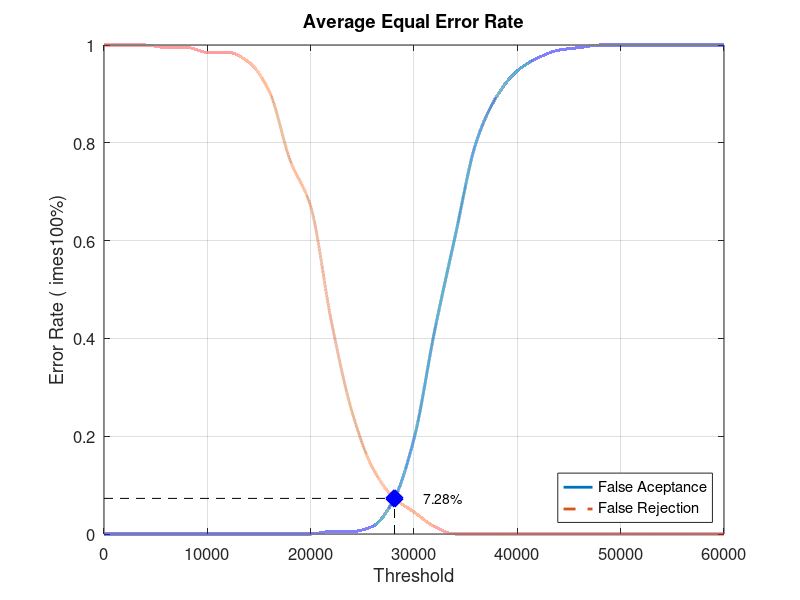
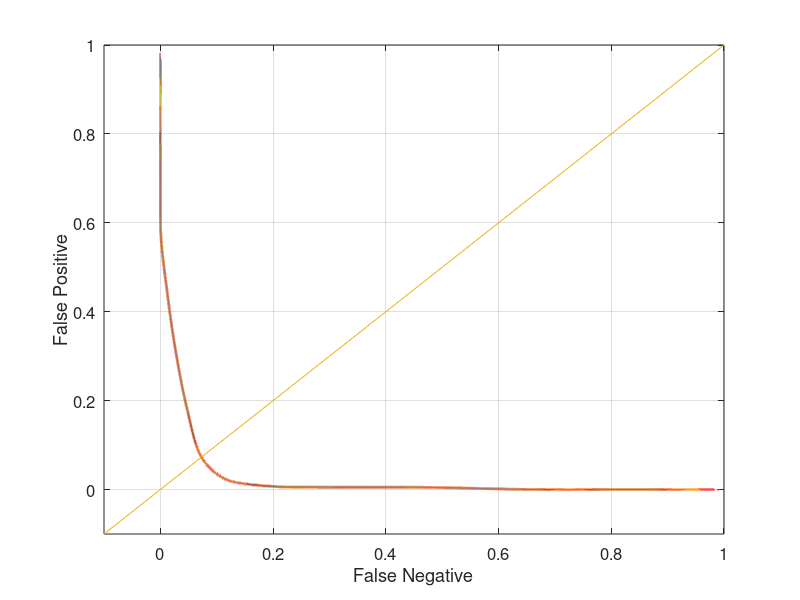

These charts were generated, in order, by the following MATLAB code:
close all;
clear;
clc;
x = 0:2000:60000;
xq = 0:0.5:60000;

y0 = [0 0 0 0 0 0 0 0 0 0 0 0.00526316 0.00526316 0.0157895 0.0684211 0.194737 0.415789 0.610526 0.8 0.894737 0.947368 0.973684 0.989474 0.994737 1 1 1 1 1 1 1]
yy0 = interp1(x, y0, xq, 'pchip');
y1 = [1 1 1 0.995 0.995 0.985 0.985 0.965 0.905 0.765 0.67 0.435 0.25 0.135 0.075 0.045 0.015 0 0 0 0 0 0 0 0 0 0 0 0 0 0]
yy1 = interp1(x, y1, xq, 'pchip');

% Calculating EER: 
y2 = abs(y0 - y1);
find(y2 == min(y2))
yy2 = abs(yy0 - yy1);
xEER = find(yy2 == min(yy2));
xEERIndex = xq(xEER) % X-axis EER
yEER = yy0(xEER) % Y-axis EER

main = figure
plot(xq, yy0,'-','LineWidth', 2);	hold on
plot(xq, yy1,'--','LineWidth', 2);	hold on
plot([xEERIndex xEERIndex], [0 yEER], 'k--');	hold on
plot([0 xEERIndex], [yEER yEER], 'k--');	hold on
plot(xEERIndex, yEER, 'bx', 'LineWidth', 10);	hold on
text(xEERIndex + 10 * xEERIndex / 100, yEER, [num2str(round((10000 * yEER)) / 100) '%'])
legend('False Aceptance', 'False Rejection', 'Location', 'SouthEast')
xlabel('Threshold')
ylabel('Error Rate (	imes100%)')
title('Average Equal Error Rate')
set(gca, 'FontSize', 12)
axis([0 60000 0 1])
grid on

print(main, 'Database5_3Main', '-dpng');
FNRxFPR = figure('Color', [1 1 1]);
plot(yy1, yy0, '-', yy1, yy0, 'LineWidth', 2);
hold on
y = -0.1:0.1:1
plot(y, y); 
set(gca, 'FontSize', 12)
xlabel('False Negative')
ylabel('False Positive')
axis([-0.1 1 -0.1 1])
set(gca, 'FontSize', 12)
grid on

print(FNRxFPR, 'Database5_3FNRxFPR','-dpng');
